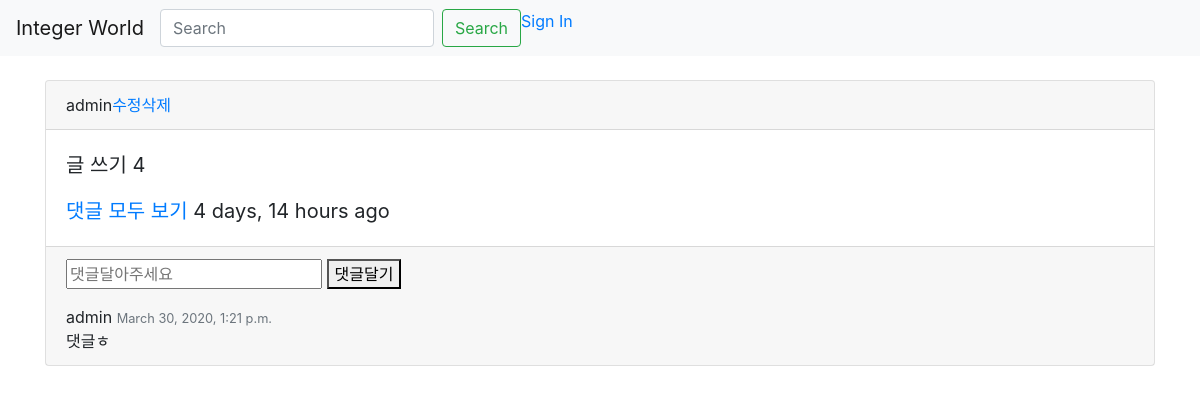
The page /myApp/detail/4/ on the database as committed earlier.
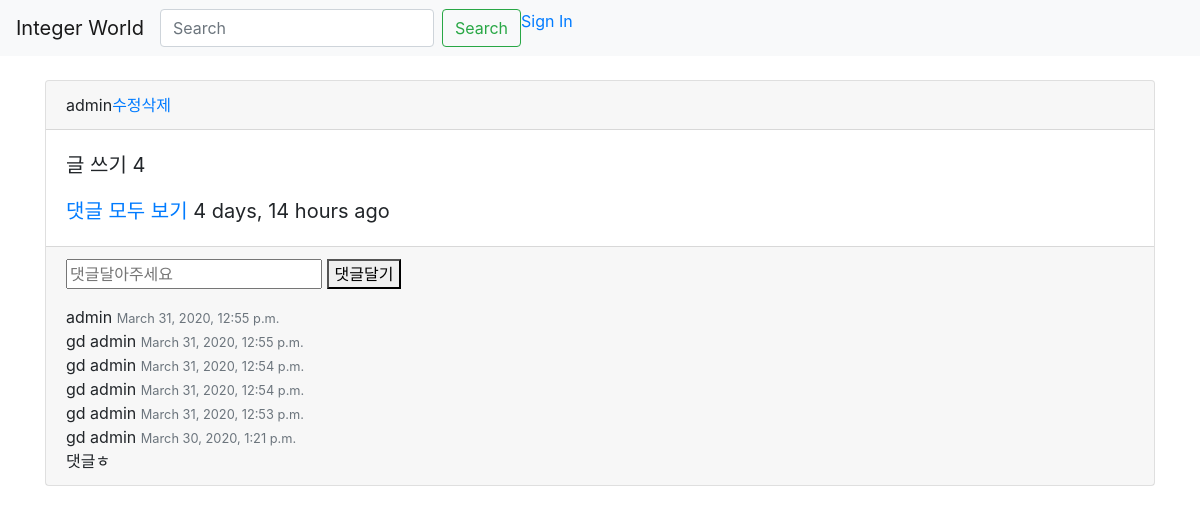
The same page on the database as committed later.
### myApp/models.py (models this page shows, shortened)
class Comment(models.Model):
    comment = models.ForeignKey(Post, on_delete=models.CASCADE, null=True, related_name='comments')
    comment_text = models.CharField(max_length=200)
    comment_user = models.ForeignKey(User, on_delete=models.CASCADE, null = True)
    comment_date = models.DateTimeField('date published', default=timezone.now)
    comment_update_date = models.DateTimeField('date published', null = True, default=timezone.now)
    class Meta:
        ordering = ['-id']

### myApp/views.py (the view)
# urls.py: path('detail/<int:post_id>/', views.detail, name="detail"),
def detail(request, post_id):
    post = get_object_or_404(Post, id=post_id)
    return render(request, 'detail.html', {'post': post})

### myApp/templates/detail.html (shortened to what this page needs)
{% extends 'base.html' %}
{% load humanize %}
{% block content %}
<body>
    <div class="card">
        <div class="card-header">{{ post.create_user }}<a href="{% url 'update' post.id %}">수정</a><a href="{% url 'delete' post.id %}">삭제</a></div>
        <div class="card-body">
          <blockquote class="blockquote mb-0">
            <p>{{ post.main_text }}</p>
            <a href="{% url 'detail' post.id %}" >댓글 모두 보기 </a><a> {{ post.create_date | naturaltime }}</a>
          </blockquote>
        </div>
        <div class="card-footer">
          <form action="{% url 'c_post' post.id %}" method="POST">
              <input type="text" name="comment_text" id="comment_text" placeholder="댓글달아주세요">
              <button type="submit">댓글달기</button>
          </form>
          {% for comment in post.comments.all %}
          <span class="comment_user">{{comment.comment_user}}</span>
          <small class="text-muted">{{comment.comment_date}}</small>
          <br>
          <a class="card-text">{{comment.comment_text}}
          {% endfor %}
        </div>
      </div>
      <br>
</body>
{% endblock %}

Rows that differ between the two databases and show on the page:
added Comment: comment_user "admin", comment_date "March 31, 2020, 12:55 p.m.", comment_text "gd"
added Comment: comment_user "admin", comment_date "March 31, 2020, 12:55 p.m.", comment_text "gd"
added Comment: comment_user "admin", comment_date "March 31, 2020, 12:54 p.m.", comment_text "gd"
added Comment: comment_user "admin", comment_date "March 31, 2020, 12:54 p.m.", comment_text "gd"
added Comment: comment_user "admin", comment_date "March 31, 2020, 12:53 p.m.", comment_text "gd"
